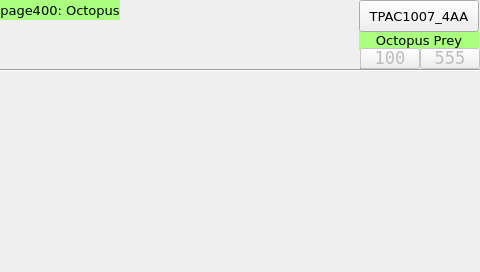
<?xml version="1.0" encoding="UTF-8"?>
<ui version="4.0">
<class>page400</class>
<widget class="QWidget" name="page400">
<property name="geometry">
<rect>
<x>0</x>
<y>0</y>
<width>480</width>
<height>272</height>
</rect>
</property>
<property name="minimumSize">
<size>
<width>480</width>
<height>272</height>
</size>
</property>
<property name="maximumSize">
<size>
<width>480</width>
<height>272</height>
</size>
</property>
<property name="windowTitle">
<string>page400</string>
</property>
<property name="styleSheet">
<string notr="true">QWidget#page400
{
}</string>
</property>
<widget class="Line" name="line_hr_1">
<property name="geometry">
<rect>
<x>0</x>
<y>69</y>
<width>481</width>
<height>3</height>
</rect>
</property>
<property name="orientation">
<enum>Qt::Horizontal</enum>
</property>
</widget>
<widget class="Line" name="line_vt_4">
<property name="geometry">
<rect>
<x>360</x>
<y>1</y>
<width>3</width>
<height>68</height>
</rect>
</property>
<property name="orientation">
<enum>Qt::Vertical</enum>
</property>
</widget>
<widget class="QLabel" name="label_Qt_Project">
<property name="geometry">
<rect>
<x>359</x>
<y>30</y>
<width>120</width>
<height>20</height>
</rect>
</property>
<property name="font">
<font>
<family>DejaVu Sans</family>
<pointsize>10</pointsize>
</font>
</property>
<property name="styleSheet">
<string notr="true">background-color: rgb(170, 255, 127);</string>
</property>
<property name="text">
<string>Octopus Prey</string>
</property>
<property name="alignment">
<set>Qt::AlignCenter</set>
</property>
</widget>
<widget class="ATCMlabel" name="atcmLabel_HWconfig">
<property name="enabled">
<bool>false</bool>
</property>
<property name="geometry">
<rect>
<x>420</x>
<y>48</y>
<width>60</width>
<height>21</height>
</rect>
</property>
<property name="font">
<font>
<family>DejaVu Sans Mono</family>
<pointsize>13</pointsize>
</font>
</property>
<property name="text">
<string>555</string>
</property>
<property name="toolTip">
<string>PLC_HWconfig</string>
</property>
<property name="whatsThis">
<string>ATCMlabel widget</string>
</property>
<property name="variable">
<string>PLC_HWconfig</string>
</property>
<property name="refresh">
<number>200</number>
</property>
<property name="max">
<string>0</string>
</property>
<property name="min">
<string>0</string>
</property>
<property name="viewStatus">
<bool>false</bool>
</property>
<property name="visibilityVar">
<string/>
</property>
<property name="bgColor">
<color>
<red>255</red>
<green>255</green>
<blue>127</blue>
</color>
</property>
<property name="fontColor">
<color>
<red>0</red>
<green>0</green>
<blue>0</blue>
</color>
</property>
<property name="borderWidth">
<number>0</number>
</property>
<property name="borderRadius">
<number>0</number>
</property>
<property name="format">
<enum>ATCMlabel::Hex</enum>
</property>
</widget>
<widget class="ATCMbutton" name="atcmButton_menu">
<property name="geometry">
<rect>
<x>359</x>
<y>0</y>
<width>120</width>
<height>32</height>
</rect>
</property>
<property name="font">
<font>
<family>DejaVu Sans</family>
<pointsize>10</pointsize>
<weight>50</weight>
<bold>false</bold>
</font>
</property>
<property name="toolTip">
<string/>
</property>
<property name="whatsThis">
<string>ATCMbutton widget</string>
</property>
<property name="pageName">
<string>menu</string>
</property>
<property name="statusvar">
<string/>
</property>
<property name="viewStatus">
<bool>false</bool>
</property>
<property name="refresh">
<number>200</number>
</property>
<property name="visibilityVar">
<string/>
</property>
<property name="bgColor">
<color>
<red>85</red>
<green>255</green>
<blue>255</blue>
</color>
</property>
<property name="borderColor">
<color>
<red>0</red>
<green>0</green>
<blue>0</blue>
</color>
</property>
<property name="text">
<string>TPAC1007_4AA</string>
</property>
<property name="pressText">
<string>TPAC1007_4AA</string>
</property>
<property name="borderWidth">
<number>1</number>
</property>
<property name="borderRadius">
<number>0</number>
</property>
<property name="apparence">
<enum>QFrame::Raised</enum>
</property>
</widget>
<widget class="ATCMlabel" name="atcmLabel_FWrevision">
<property name="enabled">
<bool>false</bool>
</property>
<property name="geometry">
<rect>
<x>360</x>
<y>48</y>
<width>60</width>
<height>21</height>
</rect>
</property>
<property name="font">
<font>
<family>DejaVu Sans Mono</family>
<pointsize>13</pointsize>
<weight>50</weight>
<bold>false</bold>
</font>
</property>
<property name="text">
<string>100</string>
</property>
<property name="toolTip">
<string>PLC_FWrevision</string>
</property>
<property name="whatsThis">
<string>ATCMlabel widget</string>
</property>
<property name="variable">
<string>PLC_FWrevision</string>
</property>
<property name="refresh">
<number>200</number>
</property>
<property name="max">
<string>0</string>
</property>
<property name="min">
<string>0</string>
</property>
<property name="viewStatus">
<bool>false</bool>
</property>
<property name="visibilityVar">
<string/>
</property>
<property name="bgColor">
<color>
<red>255</red>
<green>255</green>
<blue>127</blue>
</color>
</property>
<property name="fontColor">
<color>
<red>0</red>
<green>0</green>
<blue>0</blue>
</color>
</property>
<property name="borderWidth">
<number>0</number>
</property>
<property name="borderRadius">
<number>0</number>
</property>
</widget>
<widget class="QLabel" name="label_Qt_Project_2">
<property name="geometry">
<rect>
<x>0</x>
<y>0</y>
<width>120</width>
<height>20</height>
</rect>
</property>
<property name="font">
<font>
<family>DejaVu Sans</family>
<pointsize>10</pointsize>
</font>
</property>
<property name="styleSheet">
<string notr="true">background-color: rgb(170, 255, 127);</string>
</property>
<property name="text">
<string>page400: Octopus</string>
</property>
<property name="alignment">
<set>Qt::AlignCenter</set>
</property>
</widget>
</widget>
<customwidgets>
<customwidget>
<class>ATCMbutton</class>
<extends>QPushButton</extends>
<header>atcmplugin.h</header>
</customwidget>
<customwidget>
<class>ATCMlabel</class>
<extends>QPushButton</extends>
<header>atcmplugin.h</header>
</customwidget>
</customwidgets>
<resources/>
 <connections>
  <connection>
   <sender>atcmButton_menu</sender>
   <signal>newPage(const char*,bool)</signal>
   <receiver>page400</receiver>
   <slot>goto_page(const char*,bool)</slot>
  </connection>
 </connections>
<slots>
<slot>goto_page(const char*,bool)</slot>
</slots>
</ui>
